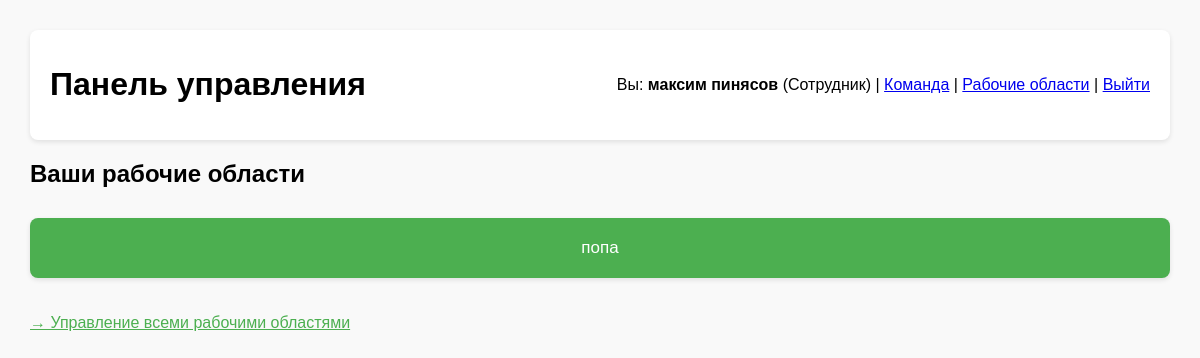
The page /index.php (signed in) on the database its author committed.
### tables this page shows
CREATE TABLE users (
    id INTEGER PRIMARY KEY AUTOINCREMENT,
    last_name TEXT NOT NULL,
    first_name TEXT NOT NULL,
    middle_name TEXT,
    email TEXT NOT NULL UNIQUE,
    position TEXT NOT NULL,
    password TEXT DEFAULT '123456',
    created_at DATETIME DEFAULT CURRENT_TIMESTAMP
, party_id INTEGER DEFAULT 1);

CREATE TABLE workspaces (
    id INTEGER PRIMARY KEY AUTOINCREMENT,
    name TEXT NOT NULL,
    subdomain TEXT NOT NULL,
    admin_id INTEGER,
    created_at DATETIME DEFAULT CURRENT_TIMESTAMP, admin_user_id INTEGER,
    FOREIGN KEY (admin_id) REFERENCES users(id)
);

### index.php (the view, shortened to what this page needs)
<?php
require_once 'auth.php';
$user_id = $_COOKIE['user_id'] ?? null;
$stmt = $db->prepare("SELECT * FROM users WHERE id = ?");
$stmt->execute([$user_id]);
$user = $stmt->fetch();
?>
<!DOCTYPE html>
<html lang="ru">
<head>
</head>
<body>
    <div class="header">
        <h1>Панель управления</h1>
        <p>
            Вы: <b><?= htmlspecialchars($user['first_name'] . ' ' . $user['last_name']) ?></b>
            (<?= htmlspecialchars($user['position'] ?? 'Пользователь') ?>)
            |
            <a href="team.php">Команда</a> |
            <a href="workspaces.php">Рабочие области</a>
            | <a href="logout.php">Выйти</a>
        </p>
    </div>
    <h2>Ваши рабочие области</h2>
    <?php
    $stmt = $db->prepare("
        SELECT w.* FROM workspaces w
        JOIN workspace_users wu ON w.id = wu.workspace_id
        WHERE wu.user_id = ?
        ORDER BY w.name
    ");
    $stmt->execute([$user_id]);
    $workspaces = $stmt->fetchAll();
    ?>
    <?php if (empty($workspaces)): ?>
        <p>У вас пока нет рабочих областей. <a href="workspace_edit.php">Создайте первую</a></p>
    <?php else: ?>
        <div class="menu">
            <?php foreach ($workspaces as $w): ?>
                <a href="projects.php?workspace_id=<?= $w['id'] ?>">
                     <?= htmlspecialchars($w['name']) ?><br>
                </a>
            <?php endforeach; ?>
        </div>
    <?php endif; ?>
    <br><br>
    <a href="workspaces.php" style="color:#4CAF50; font-size:16px;">→ Управление всеми рабочими областями</a>
</body>
</html>

### index.php (style rules this page uses)
body { font-family: Arial, sans-serif; margin: 30px; background: #f9f9f9; }
.header { display: flex; justify-content: space-between; align-items: center; background: white; padding: 15px 20px; border-radius: 8px; box-shadow: 0 2px 5px rgba(0,0,0,0.1); }
.menu { display: grid; grid-template-columns: repeat(auto-fit, minmax(240px, 1fr)); gap: 15px; margin-top: 30px; }
.menu a { padding: 20px; background: #4CAF50; color: white; text-decoration: none; border-radius: 8px; text-align: center; font-size: 17px; box-shadow: 0 2px 5px rgba(0,0,0,0.1); }

### rows shown on the page
users: first_name+last_name "максим пинясов", position "Сотрудник"
workspaces: name "попа"
